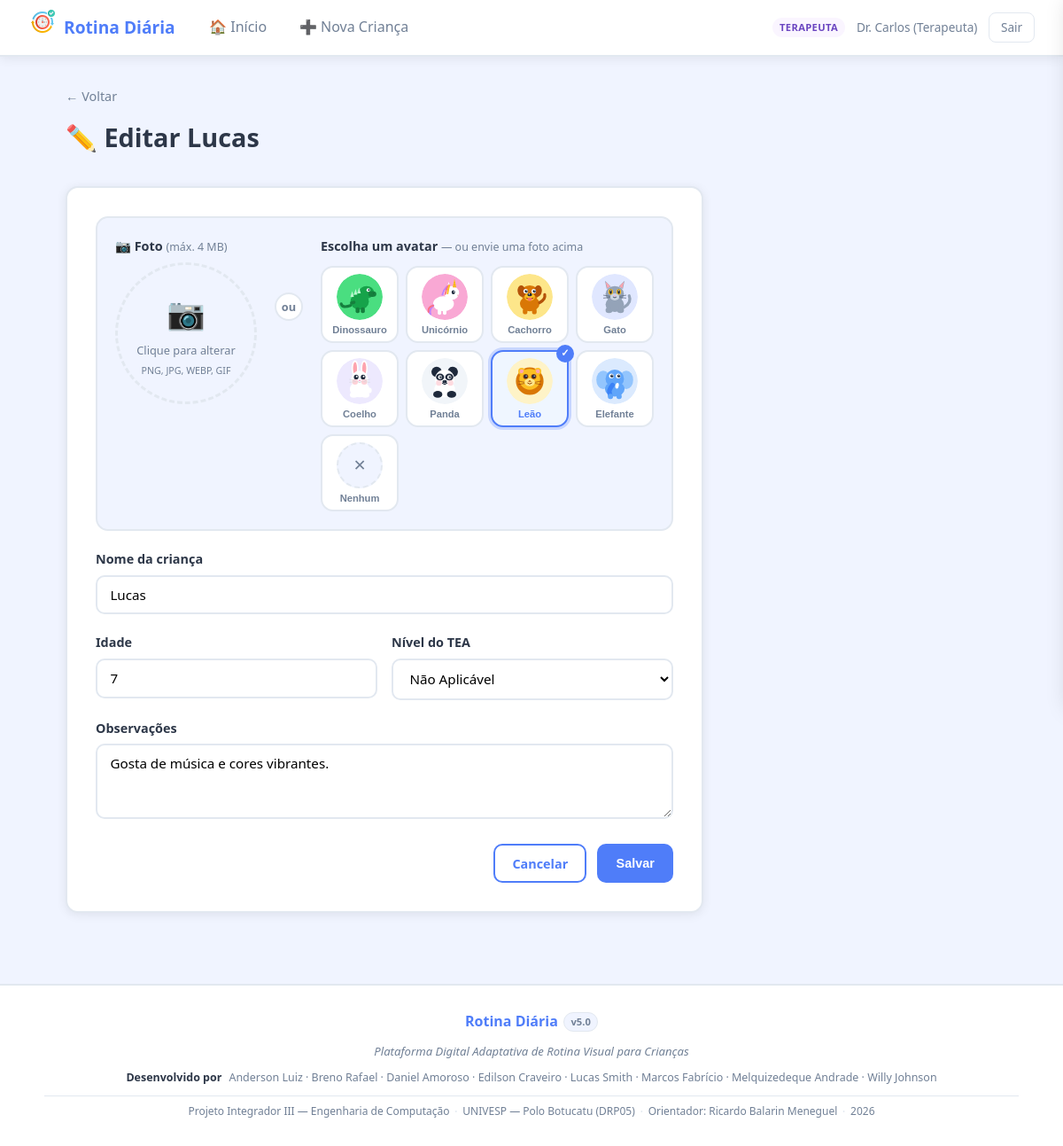
The page /criancas/1/editar (signed in) on the database its author committed.
### tables this page shows
CREATE TABLE criancas (
            id             INTEGER PRIMARY KEY AUTOINCREMENT,
            nome           TEXT NOT NULL,
            idade          INTEGER,
            nivel_tea      TEXT DEFAULT 'Nível 1',
            observacoes    TEXT,
            responsavel_id INTEGER NOT NULL,
            criado_em      TIMESTAMP DEFAULT CURRENT_TIMESTAMP, foto TEXT, avatar TEXT,
            FOREIGN KEY (responsavel_id) REFERENCES usuarios(id)
        );

### app.py (the view, shortened to what this page needs)
@app.route('/criancas/<int:cid>/editar', methods=['GET', 'POST'])
def editar_crianca(cid):
    if 'usuario_id' not in session:
        return redirect(url_for('login'))
    if not pode_editar(cid, session['usuario_id']):
        flash('Sem permissão para editar.', 'erro')
        return redirect(url_for('perfil_crianca', cid=cid))
    db = get_db()
    crianca = db.execute(
        'SELECT * FROM criancas WHERE id=?', (cid,)).fetchone()
    return render_template('editar_crianca.html', crianca=crianca)

### app.py (called while the page is built)
def pode_editar(cid, uid):
    db = get_db()
    c = db.execute(
        'SELECT responsavel_id FROM criancas WHERE id=?', (cid,)).fetchone()
    if not c:
        return False
    if c['responsavel_id'] == uid:
        return True
    v = db.execute(
        'SELECT papel FROM vinculos WHERE crianca_id=? AND usuario_id=?', (cid, uid)).fetchone()
    return v and v['papel'] == 'colaborador'

### database.py (called while the page is built)
def get_db():
    if 'db' not in g:
        g.db = sqlite3.connect(DATABASE)
        g.db.row_factory = sqlite3.Row
        g.db.execute('PRAGMA foreign_keys = ON')
    return g.db

### templates/editar_crianca.html (shortened to what this page needs)
{% extends "base.html" %}
{% from "seletor_avatar.html" import seletor_avatar %}
{% block content %}
<div class="page-header">
    <a href="{{ url_for('perfil_crianca', cid=crianca.id) }}" class="breadcrumb">← Voltar</a>
    <h1>✏️ Editar {{ crianca.nome }}</h1>
</div>
<div class="form-card form-card-wide">
    <form method="POST" enctype="multipart/form-data" class="form-styled">
        <div class="imagem-bloco">
            <div class="form-group">
                <label>📷 Foto <span class="form-hint-inline">(máx. 4 MB)</span></label>
                <div class="foto-upload-area" id="foto-upload-area"
                     onclick="document.getElementById('foto-input').click()">
                    <div class="foto-placeholder" id="foto-placeholder"
                         style="display:{% if crianca.foto %}none{% else %}flex{% endif %}">
                        <span class="foto-icon">📷</span>
                        <span>Clique para alterar</span>
                        <small>PNG, JPG, WEBP, GIF</small>
                    </div>
                </div>
            </div>
            <div class="imagem-ou"><span>ou</span></div>
            <div class="form-group flex1">
                {{ seletor_avatar(crianca.avatar or '') }}
            </div>
        </div>
        <div class="form-group">
            <label>Nome da criança</label>
            <input type="text" name="nome" required value="{{ crianca.nome }}">
        </div>
        <div class="form-row">
            <div class="form-group">
                <label>Idade</label>
                <input type="number" name="idade" min="1" max="18" value="{{ crianca.idade }}">
            </div>
            <div class="form-group">
                <label>Nível do TEA</label>
                <select name="nivel_tea">
                    {% for n in ['Não Aplicável','Nível 1','Nível 2','Nível 3'] %}
                    <option {% if crianca.nivel_tea == n %}selected{% endif %}>{{ n }}</option>
                    {% endfor %}
                </select>
            </div>
        </div>
        <div class="form-group">
            <label>Observações</label>
            <textarea name="observacoes" rows="3">{{ crianca.observacoes }}</textarea>
        </div>
        <div class="form-actions">
            <a href="{{ url_for('perfil_crianca', cid=crianca.id) }}" class="btn btn-outline">Cancelar</a>
            <button type="submit" class="btn btn-primary">Salvar</button>
        </div>
    </form>
</div>
{% endblock %}

### static/css/style.css (style rules this page uses)
*, *::before, *::after { box-sizing: border-box; margin: 0; padding: 0; }
:root { --primary: #4f7df9; --primary-d: #3563e9; --success: #48bb78; --success-d: #38a169; --warning: #ed8936; --danger: #fc8181; --danger-d: #e53e3e; --bg: #f0f4ff; --card-bg: #ffffff; --text: #2d3748; --text-light: #718096; --border: #e2e8f0; --radius: 14px; --shadow: 0 2px 12px rgba(0,0,0,.08); --shadow-md: 0 4px 24px rgba(0,0,0,.12); --font: 'Segoe UI', system-ui, sans-serif; }
body { font-family: var(--font); background: var(--bg); color: var(--text); min-height: 100vh; font-size: 16px; line-height: 1.6; }
a { color: var(--primary); text-decoration: none; }
.btn { display: inline-flex; align-items: center; gap: .4rem; padding: .55rem 1.2rem; border-radius: 10px; font-size: .9rem; font-weight: 600; cursor: pointer; border: 2px solid transparent; transition: all .2s; text-decoration: none; }
.btn-primary { background: var(--primary); color: #fff; }
.btn-outline { border-color: var(--primary); color: var(--primary); background: transparent; }
.page-header { margin-bottom: 2rem; }
.page-header h1 { font-size: 1.8rem; font-weight: 800; color: var(--text); }
.breadcrumb { display: inline-block; color: var(--text-light); font-size: .9rem; margin-bottom: .75rem; }
.form-card { background: var(--card-bg); border-radius: var(--radius); padding: 2rem; box-shadow: var(--shadow); border: 2px solid var(--border); max-width: 560px; }
.form-styled { display: flex; flex-direction: column; gap: 1.25rem; }
.form-group { display: flex; flex-direction: column; gap: .4rem; }
.form-group label { font-weight: 600; font-size: .9rem; }
.form-group input, .form-group select, .form-group textarea { padding: .65rem .9rem; border: 2px solid var(--border); border-radius: 10px; font-size: .95rem; font-family: var(--font); transition: border-color .2s; background: #fff; }
.form-row { display: grid; grid-template-columns: 1fr 1fr; gap: 1rem; }
.form-actions { display: flex; gap: .75rem; justify-content: flex-end; margin-top: .5rem; }
.foto-upload-area { width: 160px; height: 160px; border-radius: 50%; border: 3px dashed var(--border); cursor: pointer; overflow: hidden; position: relative; transition: border-color .2s, box-shadow .2s; background: var(--bg); display: flex; align-items: center; justify-content: center; }
.foto-placeholder { display: flex; flex-direction: column; align-items: center; gap: .3rem; color: var(--text-light); font-size: .8rem; text-align: center; padding: .5rem; pointer-events: none; }
.foto-icon { font-size: 2.2rem; }
.form-hint-inline { font-size: .78rem; font-weight: 400; color: var(--text-light); }
.form-card-wide { max-width: 720px; }
.imagem-bloco { display: flex; align-items: flex-start; gap: 1.25rem; padding: 1.25rem; background: var(--bg); border-radius: var(--radius); border: 2px solid var(--border); }
.imagem-ou { display: flex; flex-direction: column; align-items: center; justify-content: center; padding-top: 4rem; flex-shrink: 0; }
.imagem-ou span { font-size: .8rem; font-weight: 700; color: var(--text-light); background: var(--card-bg); border: 2px solid var(--border); border-radius: 50%; width: 32px; height: 32px; display: flex; align-items: center; justify-content: center; }
.flex1 { flex: 1; min-width: 0; }

### rows shown on the page
criancas: nome "Lucas", idade "7", nivel_tea "Não Aplicável", observacoes "Gosta de música e cores vibrantes."

### other values the page prints
{{ session.usuario_perfil }} "TERAPEUTA"
{{ session.usuario_nome }} "Dr. Carlos (Terapeuta)"
{{ label.split(' ')[1] }} "Dinossauro" "Unicórnio" "Cachorro" "Gato" "Coelho" "Panda" "Leão" "Elefante"
